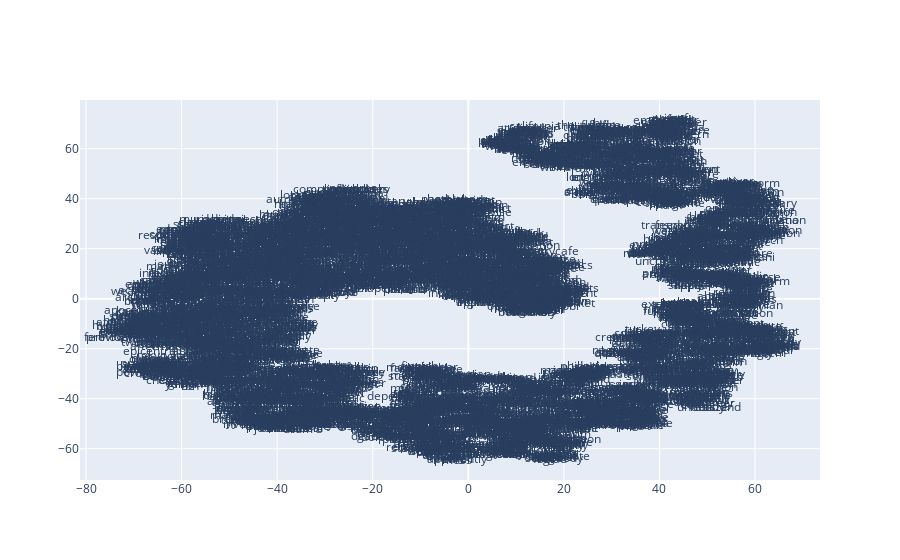

Notebook code cell kept with this figure:
### Code cell
x_vals, y_vals, labels = reduce_dimensions(model_si_sg)
plot_function(x_vals, y_vals, labels)

### Figure 1 — Plotly figure (JSON) as saved in the notebook; plotly's stock layout.template omitted (floating-point values rounded to 4 significant figures; data arrays with more than 128 entries replaced by an {"elided": "..."} marker saying what was removed)
{"data": [{"mode": "text", "text": {"elided": "6277 str values"}, "type": "scatter", "x": {"elided": "6277 float values"}, "y": {"elided": "6277 float values"}}], "layout": {}}
